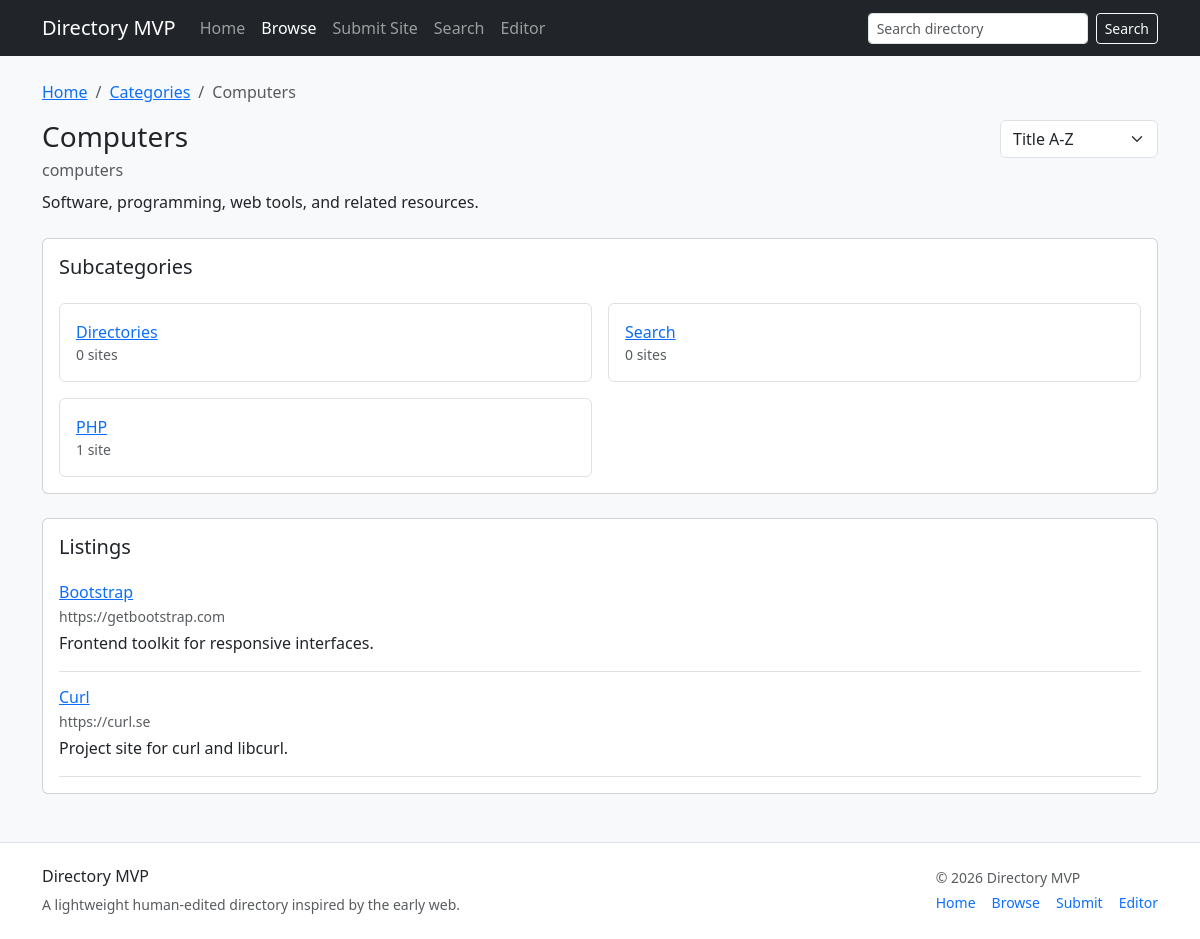
Screenshot of /category/computers with the database file from the repository.
### tables this page shows
CREATE TABLE categories (
    id INT UNSIGNED AUTO_INCREMENT PRIMARY KEY,
    parent_id INT UNSIGNED NULL,
    slug VARCHAR(150) NOT NULL,
    path VARCHAR(500) NOT NULL,
    name VARCHAR(150) NOT NULL,
    description TEXT NULL,
    sort_order INT NOT NULL DEFAULT 0,
    is_active TINYINT(1) NOT NULL DEFAULT 1,
    source_type ENUM('manual','dmoz_import') NOT NULL DEFAULT 'manual',
    source_key VARCHAR(255) NULL,
    import_batch_id INT UNSIGNED NULL,
    created_at DATETIME NOT NULL DEFAULT CURRENT_TIMESTAMP,
    updated_at DATETIME NOT NULL DEFAULT CURRENT_TIMESTAMP,
    CONSTRAINT fk_categories_parent FOREIGN KEY (parent_id) REFERENCES categories(id) ON DELETE SET NULL,
    UNIQUE KEY uq_categories_path (path(191)),
    KEY idx_categories_parent (parent_id),
    KEY idx_categories_slug (slug),
    KEY idx_categories_import_batch (import_batch_id)
);

CREATE TABLE sites (
    id INT UNSIGNED AUTO_INCREMENT PRIMARY KEY,
    category_id INT UNSIGNED NOT NULL,
    title VARCHAR(255) NOT NULL,
    slug VARCHAR(180) NOT NULL,
    url VARCHAR(2083) NOT NULL,
    normalized_url VARCHAR(2083) NULL,
    description TEXT NOT NULL,
    language_code VARCHAR(10) NULL,
    country_code VARCHAR(10) NULL,
    status ENUM('active','dead','flagged') NOT NULL DEFAULT 'active',
    source_type ENUM('manual','submission','dmoz_import') NOT NULL DEFAULT 'manual',
    source_key VARCHAR(255) NULL,
    original_title VARCHAR(255) NULL,
    original_description TEXT NULL,
    original_url VARCHAR(2083) NULL,
    import_batch_id INT UNSIGNED NULL,
    submitted_by_user_id INT UNSIGNED NULL,
    is_reviewed TINYINT(1) NOT NULL DEFAULT 1,
    approved_at DATETIME NULL,
    is_active TINYINT(1) NOT NULL DEFAULT 1,
    created_at DATETIME NOT NULL DEFAULT CURRENT_TIMESTAMP,
    updated_at DATETIME NOT NULL DEFAULT CURRENT_TIMESTAMP,
    CONSTRAINT fk_sites_category FOREIGN KEY (category_id) REFERENCES categories(id) ON DELETE CASCADE,
    CONSTRAINT fk_sites_submitted_by FOREIGN KEY (submitted_by_user_id) REFERENCES users(id) ON DELETE SET NULL,
    KEY idx_sites_category (category_id),
    KEY idx_sites_status (status),
    KEY idx_sites_source_type (source_type),
    KEY idx_sites_import_batch (import_batch_id),
    UNIQUE KEY uq_sites_normalized_url (normalized_url(191))
);

### app/Core/Controller.php (called while the page is built, shortened)
<?php
class Controller
{
    protected function view(string $view, array $data = []): void
    {
        $data['headerSearchQuery'] = $data['headerSearchQuery'] ?? trim((string) ($_GET['q'] ?? ''));
        extract($data, EXTR_SKIP);
        $viewFile = dirname(__DIR__) . '/Views/' . $view . '.php';
        require dirname(__DIR__) . '/Views/layouts/header.php';
        require $viewFile;
        require dirname(__DIR__) . '/Views/layouts/footer.php';
    }
}

### app/Controllers/CategoryController.php (called while the page is built, shortened)
<?php
class CategoryController extends Controller
{
    public function show(string $path): void
    {
        $categoryModel = new Category($this->db);
        $siteModel = new Site($this->db);
        $category = $categoryModel->findByPath($path);
        $page = max(1, (int) ($_GET['page'] ?? 1));
        $sort = (string) ($_GET['sort'] ?? 'title');
        $perPage = (int) config('per_page', 20);
        $total = $siteModel->countByCategory((int) $category['id']);
        $pagination = build_pagination($total, $page, $perPage);
        $this->view('category/show', [
            'pageTitle' => $category['name'],
            'category' => $category,
            'breadcrumbs' => $categoryModel->breadcrumbByPath($category['path']),
            'children' => $categoryModel->childrenOf((int) $category['id']),
            'sites' => $siteModel->forCategory((int) $category['id'], $pagination['per_page'], $pagination['offset'], $sort),
            'pagination' => $pagination,
            'sort' => $sort,
        ]);
    }
}

### public/index.php (called while the page is built, shortened)
<?php
$basePath = dirname(__DIR__);
require $basePath . '/app/helpers.php';
$appConfig = require $basePath . '/config/app.php';
$dbConfig = require $basePath . '/config/database.php';
$db = new App\Core\Database($dbConfig);
$router = new App\Core\Router();
$router->dispatch($_SERVER['REQUEST_METHOD'], $_SERVER['REQUEST_URI'], $db, $appConfig);

### app/helpers.php (called while the page is built, shortened)
<?php
function config(string $key, $default = null)
{
    $config = $GLOBALS['app_config'] ?? [];
    return $config[$key] ?? $default;
}
function e(?string $value): string
{
    return htmlspecialchars((string) $value, ENT_QUOTES, 'UTF-8');
}
function base_url(string $path = ''): string
{
    $base = rtrim((string) config('base_url', ''), '/');
    $path = '/' . ltrim($path, '/');
    if ($base === '') {
        return $path;
    }
    return $base . $path;
}

### app/Models/Category.php (called while the page is built, shortened)
<?php
class Category
{
    protected Database $db;
    public function __construct(Database $db)
    {
        $this->db = $db;
    }
    public function findByPath(string $path): ?array
    {
        return $this->db->fetch(
            'SELECT * FROM categories WHERE path = ? AND is_active = 1',
            [trim($path, '/')]
        ) ?: null;
    }
    public function childrenOf(int $parentId, bool $activeOnly = true): array
    {
        $sql = "SELECT
                    c.*,
                    (
                        SELECT COUNT(*)
                        FROM categories c2
                        WHERE c2.parent_id = c.id
                          AND c2.is_active = 1
                    ) AS child_count,
                    (
                        SELECT COUNT(*)
                        FROM sites s
                        WHERE s.category_id = c.id
                          AND s.is_active = 1
                    ) AS site_count
                FROM categories c
                WHERE c.parent_id = ?";
        $params = [$parentId];
        if ($activeOnly) {
            $sql .= ' AND c.is_active = 1';
        }
        $sql .= ' ORDER BY c.sort_order ASC, c.name ASC';
        return $this->db->fetchAll($sql, $params);
    }
    public function breadcrumbByPath(string $path): array
    {
        return $this->breadcrumbsByPath($path);
    }
    public function breadcrumbsByPath(string $path): array
    {
        $parts = array_filter(explode('/', trim($path, '/')));
        $breadcrumbs = [];
        $running = [];
        foreach ($parts as $part) {
            $running[] = $part;
            $category = $this->findByPath(implode('/', $running));
            if ($category) {
                $breadcrumbs[] = $category;
            }
        }
        return $breadcrumbs;
    }
}

### app/Core/Database.php (called while the page is built, shortened)
<?php
class Database
{
    private PDO $pdo;
    public function __construct(array $config)
    {
        $dsn = sprintf(
            'mysql:host=%s;port=%d;dbname=%s;charset=%s',
            $config['host'],
            $config['port'],
            $config['database'],
            $config['charset']
        );
        $this->pdo = new PDO($dsn, $config['username'], $config['password'], [
            PDO::ATTR_ERRMODE => PDO::ERRMODE_EXCEPTION,
            PDO::ATTR_DEFAULT_FETCH_MODE => PDO::FETCH_ASSOC,
        ]);
    }
    public function query(string $sql, array $params = []): PDOStatement
    {
        $stmt = $this->pdo->prepare($sql);
        $stmt->execute($params);
        return $stmt;
    }
    public function fetch(string $sql, array $params = []): ?array
    {
        $row = $this->query($sql, $params)->fetch();
        return $row ?: null;
    }
    public function fetchAll(string $sql, array $params = []): array
    {
        return $this->query($sql, $params)->fetchAll();
    }
}

### app/Models/Site.php (called while the page is built, shortened)
<?php
class Site extends Model
{
    public function forCategory(int $categoryId, int $limit, int $offset, string $sort = 'title'): array
    {
        $order = match ($sort) {
            'newest' => 's.created_at DESC, s.title ASC',
            default => 's.title ASC',
        };
        return $this->db->fetchAll(
            "SELECT s.*
             FROM sites s
             WHERE s.category_id = :category_id
               AND s.is_active = 1
             ORDER BY {$order}
             LIMIT {$limit} OFFSET {$offset}",
            ['category_id' => $categoryId]
        );
    }
}

### app/Views/category/show.php (the view, shortened to what this page needs)
<nav aria-label="breadcrumb" class="mb-3">
    <ol class="breadcrumb">
        <li class="breadcrumb-item"><a href="<?= e(base_url('/')) ?>">Home</a></li>
        <li class="breadcrumb-item"><a href="<?= e(base_url('/category')) ?>">Categories</a></li>
        <?php foreach ($breadcrumbs as $index => $crumb): ?>
            <li class="breadcrumb-item<?= $index === count($breadcrumbs) - 1 ? ' active' : '' ?>">
                <?php if ($index === count($breadcrumbs) - 1): ?>
                    <?= e($crumb['name']) ?>
                <?php else: ?>
                    <a href="<?= e(base_url('/category/' . $crumb['path'])) ?>"><?= e($crumb['name']) ?></a>
                <?php endif; ?>
            </li>
        <?php endforeach; ?>
    </ol>
</nav>
<div class="d-flex flex-column flex-md-row justify-content-between align-items-md-start gap-3 mb-4">
    <div>
        <h1 class="h3 mb-1"><?= e($category['name']) ?></h1>
        <div class="text-muted"><?= e($category['path']) ?></div>
        <?php if (!empty($category['description'])): ?>
            <p class="mt-2 mb-0"><?= e($category['description']) ?></p>
        <?php endif; ?>
    </div>
    <form class="d-flex gap-2" method="get">
        <select class="form-select" name="sort" onchange="this.form.submit()">
            <option value="title" <?= $sort === 'title' ? 'selected' : '' ?>>Title A-Z</option>
        </select>
    </form>
</div>
<?php if ($children): ?>
    <div class="card mb-4">
        <div class="card-body">
            <h2 class="h5">Subcategories</h2>
            <div class="row row-cols-1 row-cols-md-2 g-3 mt-1">
                <?php foreach ($children as $child): ?>
                    <div class="col">
                        <div class="border rounded p-3 h-100">
                            <div><a href="<?= e(base_url('/category/' . $child['path'])) ?>"><?= e($child['name']) ?></a></div>
                            <div class="small text-muted"><?= (int) $child['site_count'] ?> site<?= $child['site_count'] == 1 ? '' : 's' ?></div>
                        </div>
                    </div>
                <?php endforeach; ?>
            </div>
        </div>
    </div>
<?php endif; ?>
<div class="card">
    <div class="card-body">
        <h2 class="h5">Listings</h2>
        <?php foreach ($sites as $site): ?>
            <div class="border-bottom py-3">
                <h3 class="h6 mb-1"><a href="<?= e($site['url']) ?>" target="_blank" rel="noopener noreferrer"><?= e($site['title']) ?></a></h3>
                <div class="small text-muted mb-1"><?= e($site['url']) ?></div>
                <div><?= e($site['description']) ?></div>
            </div>
        <?php endforeach; ?>
    </div>
</div>

### app/Core/Router.php (shortened to what this page needs)
<?php
class Router
{
    private array $routes = [];
    private function addRoute(string $method, string $pattern, array $handler): void
    {
        $this->routes[] = compact('method', 'pattern', 'handler');
    }
    public function dispatch(string $method, string $uri, Database $db, array $appConfig): void
    {
        $path = parse_url($uri, PHP_URL_PATH) ?: '/';
        foreach ($this->routes as $route) {
            $params = $this->match($route['pattern'], $path);
            if ($params === null) {
                continue;
            }
            [$controllerClass, $action] = $route['handler'];
            $controller = new $controllerClass($db, $appConfig);
            $controller->$action(...array_values($params));
            return;
        }
    }
    private function match(string $pattern, string $path): ?array
    {
        $regex = preg_replace_callback('/\{([a-zA-Z_][a-zA-Z0-9_]*)(:([^}]+))?\}/', function ($matches) {
            $name = $matches[1];
            $subPattern = $matches[3] ?? '[^/]+';
            return '(?P<' . $name . '>' . $subPattern . ')';
        }, $pattern);
        $regex = '#^' . $regex . '$#';
        if (!preg_match($regex, $path, $matches)) {
            return null;
        }
        $params = [];
        foreach ($matches as $key => $value) {
            if (!is_int($key)) {
                $params[$key] = $value;
            }
        }
        return $params;
    }
}

### public/assets/css/app.css (style rules this page uses)
body { min-height: 100vh; }

### rows the page displays
categories: name "Computers", path "computers", description "Software, programming, web tools, and related resources."
categories: name "Directories", site_count "0"
categories: name "Search", site_count "0"
categories: name "PHP", site_count "1"
sites: title "Bootstrap", url "https://getbootstrap.com", description "Frontend toolkit for responsive interfaces."
sites: title "Curl", url "https://curl.se", description "Project site for curl and libcurl."
